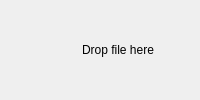
              <widget class="QWidget" name="page_5">
               <layout class="QVBoxLayout" name="verticalLayout_14">
                <property name="spacing">
                 <number>0</number>
                </property>
                <property name="leftMargin">
                 <number>0</number>
                </property>
                <property name="topMargin">
                 <number>0</number>
                </property>
                <property name="rightMargin">
                 <number>0</number>
                </property>
                <property name="bottomMargin">
                 <number>0</number>
                </property>
                <item>
                 <widget class="CQFramePDFFile" name="dropMainDocFrame">
                  <property name="sizePolicy">
                   <sizepolicy hsizetype="Preferred" vsizetype="Preferred">
                    <horstretch>1</horstretch>
                    <verstretch>0</verstretch>
                   </sizepolicy>
                  </property>
                  <property name="minimumSize">
                   <size>
                    <width>0</width>
                    <height>0</height>
                   </size>
                  </property>
                  <property name="acceptDrops">
                   <bool>true</bool>
                  </property>
                  <property name="styleSheet">
                   <string notr="true"/>
                  </property>
                  <layout class="QVBoxLayout" name="verticalLayout_19">
                   <item alignment="Qt::AlignHCenter">
                    <widget class="QFrame" name="dropMainDocFrame_2">
                     <property name="minimumSize">
                      <size>
                       <width>0</width>
                       <height>50</height>
                      </size>
                     </property>
                     <property name="maximumSize">
                      <size>
                       <width>16777215</width>
                       <height>50</height>
                      </size>
                     </property>
                     <property name="styleSheet">
                      <string notr="true"/>
                     </property>
                     <layout class="QHBoxLayout" name="horizontalLayout_13">
                      <item>
                       <widget class="QLabel" name="label_17">
                        <property name="minimumSize">
                         <size>
                          <width>30</width>
                          <height>0</height>
                         </size>
                        </property>
                        <property name="maximumSize">
                         <size>
                          <width>30</width>
                          <height>16777215</height>
                         </size>
                        </property>
                        <property name="text">
                         <string/>
                        </property>
                        <property name="pixmap">
                         <pixmap resource="resources_rc.qrc">:/icon/icons/plus-circle.svg</pixmap>
                        </property>
                        <property name="alignment">
                         <set>Qt::AlignRight|Qt::AlignTrailing|Qt::AlignVCenter</set>
                        </property>
                       </widget>
                      </item>
                      <item>
                       <widget class="QLabel" name="label_18">
                        <property name="text">
                         <string>Drop file here</string>
                        </property>
                        <property name="alignment">
                         <set>Qt::AlignLeading|Qt::AlignLeft|Qt::AlignVCenter</set>
                        </property>
                       </widget>
                      </item>
                     </layout>
                    </widget>
                   </item>
                  </layout>
                 </widget>
                </item>
               </layout>
              </widget>
